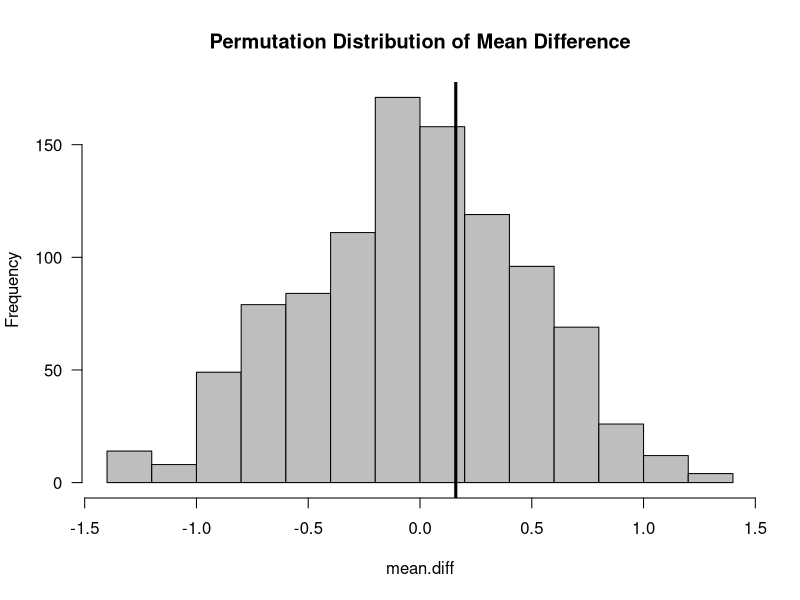

The R script that drew this image:
## ---- chunk 1
library(xtable)
z <- c(0.6, -0.8, -0.6, -0.9, 0.3, -1.3, 0.2, 0.7, -1.4, -0.4)
xx <- z
xx2 <- xx[c(3,9,8,7,10,6,5,1,4,2)]
xx3 <- xx[c(1,3,7,10,6,9,8,5,2,4)]
xx4 <- xx[c(4,8,1,7,10,3,9,6,5,2)]
xx5 <- xx[c(8,10,9,7,4,2,5,1,3,6)]
xx6 <- xx[c(1,3,2,5,10,8,4,7,9,6)]
theta.hat <- c(mean(xx[1:5]) - mean(xx[6:10]), mean(xx2[1:5]) - mean(xx2[6:10]),
               mean(xx3[1:5]) - mean(xx3[6:10]), mean(xx4[1:5]) - mean(xx4[6:10]),
               mean(xx5[1:5]) - mean(xx5[6:10]), mean(xx6[1:5]) - mean(xx6[6:10]))
A <- data.frame(OriginalData=c(xx, theta.hat[1]), Perm1=c(xx2, theta.hat[2]), Perm2=c(xx3, theta.hat[3]), Perm3=c(xx4, theta.hat[4]), 
                Perm4=c(xx5, theta.hat[5]), Perm5=c(xx6, theta.hat[6]))
rownames(A) <- c("z1", "z2", "z3", "z4", "z5", "z6", "z7", "z8", "z9", "z10", "mean difference")
tab <- xtable(A, digits=c(2, 2, 2, 2, 2, 2,2), align=rep("c", 7), caption="Example of Permuting a Vector of Responses.
              This example assumes n=m=5.")
print(tab, type="html", comment=FALSE)
## ---- chunk 2
z <- c(0.6, -0.8, -0.6, -0.9, 0.3, -1.3, 0.2, 0.7, -1.4, -0.4) ## data
observed.diff <- mean(z[1:5]) - mean(z[6:10])  ## observed mean difference
nreps <- 1000
mean.diff <- rep(NA, nreps)
for(k in 1:nreps) {
    ss <- sample(1:10, size=10)  ## draw a random permutation
    z.perm <- z[ss]   ## form the permuted dataset
    mean.diff[k] <- mean(z.perm[1:5]) - mean(z.perm[6:10]) ## compute mean difference
                                                           ## for permuted dataset
}
hist(mean.diff, las=1, col="grey", main="Permutation Distribution of Mean Difference")
abline(v=observed.diff, lwd=3)
## ---- chunk 3
pval.mc <- (1 + sum(abs(mean.diff) >= abs(observed.diff)))/(nreps + 1)
round(pval.mc, 2)
